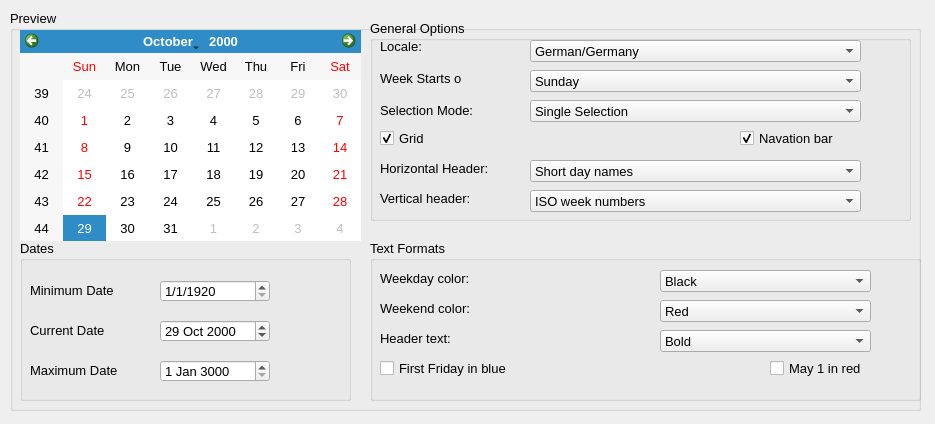
<?xml version="1.0" encoding="UTF-8"?>
<ui version="4.0">
 <class>Form</class>
 <widget class="QWidget" name="Form">
  <property name="geometry">
   <rect>
    <x>0</x>
    <y>0</y>
    <width>935</width>
    <height>424</height>
   </rect>
  </property>
  <property name="windowTitle">
   <string>Form</string>
  </property>
  <widget class="QGroupBox" name="groupBox">
   <property name="geometry">
    <rect>
     <x>10</x>
     <y>10</y>
     <width>911</width>
     <height>401</height>
    </rect>
   </property>
   <property name="font">
    <font>
     <pointsize>10</pointsize>
    </font>
   </property>
   <property name="title">
    <string>Preview</string>
   </property>
   <widget class="QCalendarWidget" name="calendarWidget">
    <property name="geometry">
     <rect>
      <x>10</x>
      <y>20</y>
      <width>341</width>
      <height>211</height>
     </rect>
    </property>
    <property name="selectedDate">
     <date>
      <year>2000</year>
      <month>10</month>
      <day>29</day>
     </date>
    </property>
    <property name="minimumDate">
     <date>
      <year>1900</year>
      <month>1</month>
      <day>1</day>
     </date>
    </property>
    <property name="maximumDate">
     <date>
      <year>3000</year>
      <month>1</month>
      <day>1</day>
     </date>
    </property>
    <property name="firstDayOfWeek">
     <enum>Qt::Sunday</enum>
    </property>
   </widget>
   <widget class="QGroupBox" name="groupBox_2">
    <property name="geometry">
     <rect>
      <x>360</x>
      <y>10</y>
      <width>541</width>
      <height>201</height>
     </rect>
    </property>
    <property name="title">
     <string>General Options</string>
    </property>
    <widget class="QLabel" name="label_6">
     <property name="geometry">
      <rect>
       <x>10</x>
       <y>140</y>
       <width>171</width>
       <height>16</height>
      </rect>
     </property>
     <property name="text">
      <string>Horizontal Header:</string>
     </property>
    </widget>
    <widget class="QLabel" name="label_3">
     <property name="geometry">
      <rect>
       <x>10</x>
       <y>80</y>
       <width>131</width>
       <height>20</height>
      </rect>
     </property>
     <property name="text">
      <string>Selection Mode:</string>
     </property>
    </widget>
    <widget class="QLabel" name="label_7">
     <property name="geometry">
      <rect>
       <x>10</x>
       <y>170</y>
       <width>131</width>
       <height>16</height>
      </rect>
     </property>
     <property name="text">
      <string>Vertical header:</string>
     </property>
    </widget>
    <widget class="QLabel" name="label_2">
     <property name="geometry">
      <rect>
       <x>10</x>
       <y>50</y>
       <width>81</width>
       <height>16</height>
      </rect>
     </property>
     <property name="text">
      <string>Week Starts on:</string>
     </property>
    </widget>
    <widget class="QLabel" name="label_8">
     <property name="geometry">
      <rect>
       <x>10</x>
       <y>20</y>
       <width>47</width>
       <height>13</height>
      </rect>
     </property>
     <property name="text">
      <string>Locale:</string>
     </property>
    </widget>
    <widget class="QCheckBox" name="checkBox">
     <property name="geometry">
      <rect>
       <x>10</x>
       <y>110</y>
       <width>70</width>
       <height>17</height>
      </rect>
     </property>
     <property name="text">
      <string>Grid</string>
     </property>
     <property name="checkable">
      <bool>true</bool>
     </property>
     <property name="checked">
      <bool>true</bool>
     </property>
    </widget>
    <widget class="QCheckBox" name="checkBox_2">
     <property name="geometry">
      <rect>
       <x>370</x>
       <y>110</y>
       <width>121</width>
       <height>17</height>
      </rect>
     </property>
     <property name="text">
      <string>Navation bar</string>
     </property>
     <property name="checked">
      <bool>true</bool>
     </property>
    </widget>
    <widget class="QComboBox" name="comboBox_5">
     <property name="geometry">
      <rect>
       <x>160</x>
       <y>170</y>
       <width>331</width>
       <height>22</height>
      </rect>
     </property>
     <item>
      <property name="text">
       <string>ISO week numbers</string>
      </property>
     </item>
    </widget>
    <widget class="QComboBox" name="comboBox_4">
     <property name="geometry">
      <rect>
       <x>160</x>
       <y>140</y>
       <width>331</width>
       <height>22</height>
      </rect>
     </property>
     <item>
      <property name="text">
       <string>Short day names</string>
      </property>
     </item>
    </widget>
    <widget class="QComboBox" name="comboBox_2">
     <property name="geometry">
      <rect>
       <x>160</x>
       <y>50</y>
       <width>331</width>
       <height>22</height>
      </rect>
     </property>
     <item>
      <property name="text">
       <string>Sunday</string>
      </property>
     </item>
    </widget>
    <widget class="QComboBox" name="comboBox_3">
     <property name="geometry">
      <rect>
       <x>160</x>
       <y>80</y>
       <width>331</width>
       <height>22</height>
      </rect>
     </property>
     <item>
      <property name="text">
       <string>Single Selection</string>
      </property>
     </item>
    </widget>
    <widget class="QComboBox" name="comboBox">
     <property name="geometry">
      <rect>
       <x>160</x>
       <y>20</y>
       <width>331</width>
       <height>22</height>
      </rect>
     </property>
     <item>
      <property name="text">
       <string>German/Germany</string>
      </property>
     </item>
    </widget>
   </widget>
   <widget class="QGroupBox" name="groupBox_3">
    <property name="geometry">
     <rect>
      <x>10</x>
      <y>230</y>
      <width>331</width>
      <height>161</height>
     </rect>
    </property>
    <property name="title">
     <string>Dates </string>
    </property>
    <widget class="QDateEdit" name="dateEdit">
     <property name="geometry">
      <rect>
       <x>140</x>
       <y>40</y>
       <width>110</width>
       <height>22</height>
      </rect>
     </property>
     <property name="displayFormat">
      <string notr="true">M/d/yyyy</string>
     </property>
     <property name="date">
      <date>
       <year>1920</year>
       <month>1</month>
       <day>1</day>
      </date>
     </property>
    </widget>
    <widget class="QLabel" name="label">
     <property name="geometry">
      <rect>
       <x>10</x>
       <y>40</y>
       <width>121</width>
       <height>21</height>
      </rect>
     </property>
     <property name="font">
      <font>
       <pointsize>10</pointsize>
      </font>
     </property>
     <property name="text">
      <string>Minimum Date</string>
     </property>
    </widget>
    <widget class="QDateEdit" name="dateEdit_2">
     <property name="geometry">
      <rect>
       <x>140</x>
       <y>80</y>
       <width>110</width>
       <height>22</height>
      </rect>
     </property>
     <property name="date">
      <date>
       <year>2000</year>
       <month>10</month>
       <day>29</day>
      </date>
     </property>
    </widget>
    <widget class="QDateEdit" name="dateEdit_3">
     <property name="geometry">
      <rect>
       <x>140</x>
       <y>120</y>
       <width>110</width>
       <height>22</height>
      </rect>
     </property>
     <property name="date">
      <date>
       <year>3000</year>
       <month>1</month>
       <day>1</day>
      </date>
     </property>
    </widget>
    <widget class="QLabel" name="label_4">
     <property name="geometry">
      <rect>
       <x>10</x>
       <y>120</y>
       <width>121</width>
       <height>21</height>
      </rect>
     </property>
     <property name="font">
      <font>
       <pointsize>10</pointsize>
      </font>
     </property>
     <property name="text">
      <string>Maximum Date</string>
     </property>
    </widget>
    <widget class="QLabel" name="label_5">
     <property name="geometry">
      <rect>
       <x>10</x>
       <y>80</y>
       <width>111</width>
       <height>21</height>
      </rect>
     </property>
     <property name="font">
      <font>
       <pointsize>10</pointsize>
      </font>
     </property>
     <property name="text">
      <string>Current Date</string>
     </property>
    </widget>
   </widget>
   <widget class="QGroupBox" name="groupBox_4">
    <property name="geometry">
     <rect>
      <x>360</x>
      <y>230</y>
      <width>551</width>
      <height>161</height>
     </rect>
    </property>
    <property name="title">
     <string>Text Formats</string>
    </property>
    <widget class="QLabel" name="label_11">
     <property name="geometry">
      <rect>
       <x>10</x>
       <y>90</y>
       <width>91</width>
       <height>16</height>
      </rect>
     </property>
     <property name="text">
      <string>Header text:</string>
     </property>
    </widget>
    <widget class="QLabel" name="label_9">
     <property name="geometry">
      <rect>
       <x>10</x>
       <y>30</y>
       <width>121</width>
       <height>16</height>
      </rect>
     </property>
     <property name="text">
      <string>Weekday color:</string>
     </property>
    </widget>
    <widget class="QLabel" name="label_10">
     <property name="geometry">
      <rect>
       <x>10</x>
       <y>60</y>
       <width>121</width>
       <height>16</height>
      </rect>
     </property>
     <property name="text">
      <string>Weekend color:</string>
     </property>
    </widget>
    <widget class="QCheckBox" name="checkBox_3">
     <property name="geometry">
      <rect>
       <x>10</x>
       <y>120</y>
       <width>171</width>
       <height>17</height>
      </rect>
     </property>
     <property name="text">
      <string>First Friday in blue</string>
     </property>
    </widget>
    <widget class="QCheckBox" name="checkBox_4">
     <property name="geometry">
      <rect>
       <x>400</x>
       <y>120</y>
       <width>121</width>
       <height>17</height>
      </rect>
     </property>
     <property name="text">
      <string>May 1 in red</string>
     </property>
    </widget>
    <widget class="QComboBox" name="comboBox_7">
     <property name="geometry">
      <rect>
       <x>290</x>
       <y>60</y>
       <width>211</width>
       <height>22</height>
      </rect>
     </property>
     <item>
      <property name="text">
       <string>Red</string>
      </property>
     </item>
    </widget>
    <widget class="QComboBox" name="comboBox_6">
     <property name="geometry">
      <rect>
       <x>290</x>
       <y>30</y>
       <width>211</width>
       <height>22</height>
      </rect>
     </property>
     <item>
      <property name="text">
       <string>Black</string>
      </property>
     </item>
    </widget>
    <widget class="QComboBox" name="comboBox_8">
     <property name="geometry">
      <rect>
       <x>290</x>
       <y>90</y>
       <width>211</width>
       <height>22</height>
      </rect>
     </property>
     <item>
      <property name="text">
       <string>Bold</string>
      </property>
     </item>
    </widget>
   </widget>
  </widget>
 </widget>
 <resources/>
 <connections/>
</ui>
